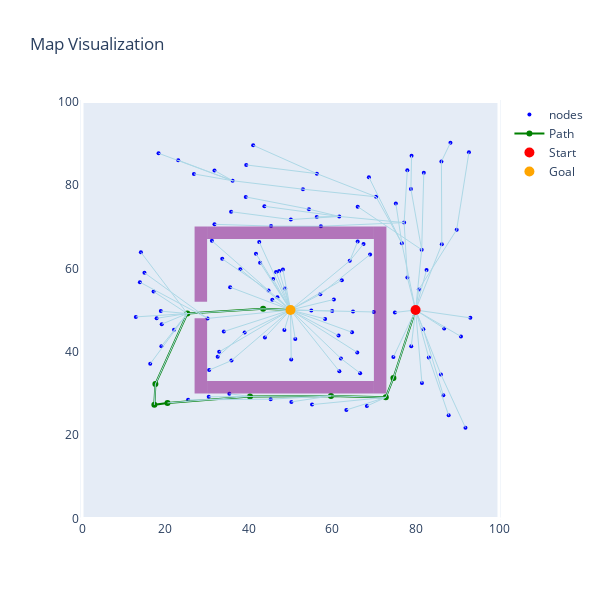

Notebook cell for this chart:
### Code cell
visualize_map_shapes(narrow_map.grid, obs=narrow_map.obstacles, start=narrow_map.start, goal=narrow_map.goal, path=result3.path, nodes=list(map(lambda x: x.position, result3.nodes)), edges=result3.edges)

### Figure 1 — Plotly figure (JSON) as saved in the notebook; plotly's stock layout.template omitted (floating-point values rounded to 4 significant figures)
{"data": [{"marker": {"color": "blue", "size": 4}, "mode": "markers", "name": "nodes", "type": "scatter", "x": [80, 50, 75.04, 55.0, 60.0, 65.0, 69.99, 45.63, 80.78, 48.53, 82.63, 64.76, 81.46, 45.84, 81.86, 43.87, 76.71, 66.02, 78.95, 39.0, 74.67, 34.01, 74.68, 42.71, 83.17, 42.5, 86.85, 41.71, 86.08, 66.7, 77.24, 60.4, 75.26, 30.12, 78.88, 51.15, 70.52, 62.3, 64.21, 66.11, 37.96, 66.11, 61.7, 57.29, 54.42, 33.63, 50.08, 81.97, 32.9, 90.88, 44.73, 86.29, 30.5, 78.03, 43.43, 72.85, 32.53, 45.33, 47.29, 43.74, 31.15, 86.65, 46.86, 39.28, 61.52, 68.8, 35.53, 79.03, 61.72, 86.19, 25.26, 36.12, 48.18, 31.77, 48.71, 87.93, 46.54, 39.39, 57.14, 91.96, 22.08, 52.99, 35.84, 35.76, 67.51, 81.52, 17.9, 68.31, 18.9, 41.05, 17.17, 26.84, 12.91, 63.4, 58.3, 56.3, 69.08, 88.36, 50.17, 59.71, 23.07, 19.04, 31.77, 62.1, 78.02, 16.36, 93.13, 14.98, 55.17, 17.6, 50.21, 45.25, 40.29, 35.34, 56.32, 13.88, 18.36, 19.12, 89.85, 14.12, 92.79, 17.36, 30.39, 25.44, 20.5], "y": [50, 50, 49.41, 49.88, 49.76, 49.64, 49.53, 52.43, 54.94, 45.22, 59.58, 44.65, 64.45, 57.43, 45.36, 43.43, 65.99, 39.81, 41.29, 44.6, 38.7, 44.84, 33.7, 61.33, 38.6, 66.32, 45.58, 63.51, 34.54, 34.86, 70.96, 52.53, 75.55, 47.98, 79.01, 43.03, 77.14, 57.16, 61.78, 66.41, 59.77, 74.79, 72.43, 70.08, 74.18, 62.26, 71.69, 82.93, 39.97, 43.65, 54.68, 65.75, 35.58, 57.78, 50.28, 29.05, 38.79, 70.13, 59.32, 74.87, 66.6, 29.57, 53.03, 77.12, 43.86, 81.84, 55.48, 86.98, 35.29, 85.61, 49.15, 81.0, 59.72, 83.46, 55.13, 24.73, 59.1, 84.78, 53.77, 21.78, 45.28, 78.97, 37.87, 73.57, 65.85, 32.48, 48.02, 26.96, 49.73, 89.5, 54.43, 82.63, 48.34, 26.03, 47.85, 72.33, 63.3, 90.12, 38.12, 29.4, 85.91, 41.31, 70.54, 38.36, 83.53, 37.09, 48.11, 58.92, 27.31, 32.25, 27.96, 28.61, 29.27, 29.92, 82.69, 56.67, 87.58, 46.6, 69.26, 63.85, 87.81, 27.25, 29.18, 28.45, 27.72]}, {"line": {"color": "green"}, "marker": {"size": 6}, "mode": "lines+markers", "name": "Path", "type": "scatter", "x": [50, 43.43, 25.26, 17.6, 17.36, 20.5, 40.29, 59.71, 72.85, 74.68, 80], "y": [50, 50.28, 49.15, 32.25, 27.25, 27.72, 29.27, 29.4, 29.05, 33.7, 50]}, {"hoverinfo": "skip", "line": {"color": "lightblue", "width": 1}, "mode": "lines", "showlegend": false, "type": "scatter", "x": [80, 75.04], "y": [50, 49.41]}, {"hoverinfo": "skip", "line": {"color": "lightblue", "width": 1}, "mode": "lines", "showlegend": false, "type": "scatter", "x": [50, 55.0], "y": [50, 49.88]}, {"hoverinfo": "skip", "line": {"color": "lightblue", "width": 1}, "mode": "lines", "showlegend": false, "type": "scatter", "x": [55.0, 60.0], "y": [49.88, 49.76]}, {"hoverinfo": "skip", "line": {"color": "lightblue", "width": 1}, "mode": "lines", "showlegend": false, "type": "scatter", "x": [50, 65.0], "y": [50, 49.64]}, {"hoverinfo": "skip", "line": {"color": "lightblue", "width": 1}, "mode": "lines", "showlegend": false, "type": "scatter", "x": [65.0, 69.99], "y": [49.64, 49.53]}, {"hoverinfo": "skip", "line": {"color": "lightblue", "width": 1}, "mode": "lines", "showlegend": false, "type": "scatter", "x": [50, 45.63], "y": [50, 52.43]}, {"hoverinfo": "skip", "line": {"color": "lightblue", "width": 1}, "mode": "lines", "showlegend": false, "type": "scatter", "x": [80, 80.78], "y": [50, 54.94]}, {"hoverinfo": "skip", "line": {"color": "lightblue", "width": 1}, "mode": "lines", "showlegend": false, "type": "scatter", "x": [50, 48.53], "y": [50, 45.22]}, {"hoverinfo": "skip", "line": {"color": "lightblue", "width": 1}, "mode": "lines", "showlegend": false, "type": "scatter", "x": [80, 82.63], "y": [50, 59.58]}, {"hoverinfo": "skip", "line": {"color": "lightblue", "width": 1}, "mode": "lines", "showlegend": false, "type": "scatter", "x": [50, 64.76], "y": [50, 44.65]}, {"hoverinfo": "skip", "line": {"color": "lightblue", "width": 1}, "mode": "lines", "showlegend": false, "type": "scatter", "x": [80, 81.46], "y": [50, 64.45]}, {"hoverinfo": "skip", "line": {"color": "lightblue", "width": 1}, "mode": "lines", "showlegend": false, "type": "scatter", "x": [50, 45.84], "y": [50, 57.43]}, {"hoverinfo": "skip", "line": {"color": "lightblue", "width": 1}, "mode": "lines", "showlegend": false, "type": "scatter", "x": [80, 81.86], "y": [50, 45.36]}, {"hoverinfo": "skip", "line": {"color": "lightblue", "width": 1}, "mode": "lines", "showlegend": false, "type": "scatter", "x": [50, 43.87], "y": [50, 43.43]}, {"hoverinfo": "skip", "line": {"color": "lightblue", "width": 1}, "mode": "lines", "showlegend": false, "type": "scatter", "x": [80, 76.71], "y": [50, 65.99]}, {"hoverinfo": "skip", "line": {"color": "lightblue", "width": 1}, "mode": "lines", "showlegend": false, "type": "scatter", "x": [50, 66.02], "y": [50, 39.81]}, {"hoverinfo": "skip", "line": {"color": "lightblue", "width": 1}, "mode": "lines", "showlegend": false, "type": "scatter", "x": [80, 78.95], "y": [50, 41.29]}, {"hoverinfo": "skip", "line": {"color": "lightblue", "width": 1}, "mode": "lines", "showlegend": false, "type": "scatter", "x": [50, 39.0], "y": [50, 44.6]}, {"hoverinfo": "skip", "line": {"color": "lightblue", "width": 1}, "mode": "lines", "showlegend": false, "type": "scatter", "x": [80, 74.67], "y": [50, 38.7]}, {"hoverinfo": "skip", "line": {"color": "lightblue", "width": 1}, "mode": "lines", "showlegend": false, "type": "scatter", "x": [50, 34.01], "y": [50, 44.84]}, {"hoverinfo": "skip", "line": {"color": "lightblue", "width": 1}, "mode": "lines", "showlegend": false, "type": "scatter", "x": [80, 74.68], "y": [50, 33.7]}, {"hoverinfo": "skip", "line": {"color": "lightblue", "width": 1}, "mode": "lines", "showlegend": false, "type": "scatter", "x": [50, 42.71], "y": [50, 61.33]}, {"hoverinfo": "skip", "line": {"color": "lightblue", "width": 1}, "mode": "lines", "showlegend": false, "type": "scatter", "x": [80, 83.17], "y": [50, 38.6]}, {"hoverinfo": "skip", "line": {"color": "lightblue", "width": 1}, "mode": "lines", "showlegend": false, "type": "scatter", "x": [50, 42.5], "y": [50, 66.32]}, {"hoverinfo": "skip", "line": {"color": "lightblue", "width": 1}, "mode": "lines", "showlegend": false, "type": "scatter", "x": [80, 86.85], "y": [50, 45.58]}, {"hoverinfo": "skip", "line": {"color": "lightblue", "width": 1}, "mode": "lines", "showlegend": false, "type": "scatter", "x": [50, 41.71], "y": [50, 63.51]}, {"hoverinfo": "skip", "line": {"color": "lightblue", "width": 1}, "mode": "lines", "showlegend": false, "type": "scatter", "x": [80, 86.08], "y": [50, 34.54]}, {"hoverinfo": "skip", "line": {"color": "lightblue", "width": 1}, "mode": "lines", "showlegend": false, "type": "scatter", "x": [50, 60.4], "y": [50, 52.53]}, {"hoverinfo": "skip", "line": {"color": "lightblue", "width": 1}, "mode": "lines", "showlegend": false, "type": "scatter", "x": [76.71, 75.26], "y": [65.99, 75.55]}, {"hoverinfo": "skip", "line": {"color": "lightblue", "width": 1}, "mode": "lines", "showlegend": false, "type": "scatter", "x": [50, 30.12], "y": [50, 47.98]}, {"hoverinfo": "skip", "line": {"color": "lightblue", "width": 1}, "mode": "lines", "showlegend": false, "type": "scatter", "x": [81.46, 78.88], "y": [64.45, 79.01]}, {"hoverinfo": "skip", "line": {"color": "lightblue", "width": 1}, "mode": "lines", "showlegend": false, "type": "scatter", "x": [50, 51.15], "y": [50, 43.03]}, {"hoverinfo": "skip", "line": {"color": "lightblue", "width": 1}, "mode": "lines", "showlegend": false, "type": "scatter", "x": [76.71, 70.52], "y": [65.99, 77.14]}, {"hoverinfo": "skip", "line": {"color": "lightblue", "width": 1}, "mode": "lines", "showlegend": false, "type": "scatter", "x": [50, 62.3], "y": [50, 57.16]}, {"hoverinfo": "skip", "line": {"color": "lightblue", "width": 1}, "mode": "lines", "showlegend": false, "type": "scatter", "x": [50, 64.21], "y": [50, 61.78]}, {"hoverinfo": "skip", "line": {"color": "lightblue", "width": 1}, "mode": "lines", "showlegend": false, "type": "scatter", "x": [64.21, 66.11], "y": [61.78, 66.41]}, {"hoverinfo": "skip", "line": {"color": "lightblue", "width": 1}, "mode": "lines", "showlegend": false, "type": "scatter", "x": [50, 37.96], "y": [50, 59.77]}, {"hoverinfo": "skip", "line": {"color": "lightblue", "width": 1}, "mode": "lines", "showlegend": false, "type": "scatter", "x": [81.46, 66.11], "y": [64.45, 74.79]}, {"hoverinfo": "skip", "line": {"color": "lightblue", "width": 1}, "mode": "lines", "showlegend": false, "type": "scatter", "x": [77.24, 61.7], "y": [70.96, 72.43]}, {"hoverinfo": "skip", "line": {"color": "lightblue", "width": 1}, "mode": "lines", "showlegend": false, "type": "scatter", "x": [77.24, 57.29], "y": [70.96, 70.08]}, {"hoverinfo": "skip", "line": {"color": "lightblue", "width": 1}, "mode": "lines", "showlegend": false, "type": "scatter", "x": [61.7, 54.42], "y": [72.43, 74.18]}, {"hoverinfo": "skip", "line": {"color": "lightblue", "width": 1}, "mode": "lines", "showlegend": false, "type": "scatter", "x": [61.7, 50.08], "y": [72.43, 71.69]}, {"hoverinfo": "skip", "line": {"color": "lightblue", "width": 1}, "mode": "lines", "showlegend": false, "type": "scatter", "x": [81.46, 81.97], "y": [64.45, 82.93]}, {"hoverinfo": "skip", "line": {"color": "lightblue", "width": 1}, "mode": "lines", "showlegend": false, "type": "scatter", "x": [50, 32.9], "y": [50, 39.97]}, {"hoverinfo": "skip", "line": {"color": "lightblue", "width": 1}, "mode": "lines", "showlegend": false, "type": "scatter", "x": [80, 90.88], "y": [50, 43.65]}, {"hoverinfo": "skip", "line": {"color": "lightblue", "width": 1}, "mode": "lines", "showlegend": false, "type": "scatter", "x": [50, 44.73], "y": [50, 54.68]}, {"hoverinfo": "skip", "line": {"color": "lightblue", "width": 1}, "mode": "lines", "showlegend": false, "type": "scatter", "x": [44.73, 33.63], "y": [54.68, 62.26]}, {"hoverinfo": "skip", "line": {"color": "lightblue", "width": 1}, "mode": "lines", "showlegend": false, "type": "scatter", "x": [80, 86.29], "y": [50, 65.75]}, {"hoverinfo": "skip", "line": {"color": "lightblue", "width": 1}, "mode": "lines", "showlegend": false, "type": "scatter", "x": [80, 78.03], "y": [50, 57.78]}, {"hoverinfo": "skip", "line": {"color": "lightblue", "width": 1}, "mode": "lines", "showlegend": false, "type": "scatter", "x": [78.03, 77.24], "y": [57.78, 70.96]}, {"hoverinfo": "skip", "line": {"color": "lightblue", "width": 1}, "mode": "lines", "showlegend": false, "type": "scatter", "x": [50, 43.43], "y": [50, 50.28]}, {"hoverinfo": "skip", "line": {"color": "lightblue", "width": 1}, "mode": "lines", "showlegend": false, "type": "scatter", "x": [74.68, 72.85], "y": [33.7, 29.05]}, {"hoverinfo": "skip", "line": {"color": "lightblue", "width": 1}, "mode": "lines", "showlegend": false, "type": "scatter", "x": [39.0, 32.53], "y": [44.6, 38.79]}, {"hoverinfo": "skip", "line": {"color": "lightblue", "width": 1}, "mode": "lines", "showlegend": false, "type": "scatter", "x": [57.29, 45.33], "y": [70.08, 70.13]}, {"hoverinfo": "skip", "line": {"color": "lightblue", "width": 1}, "mode": "lines", "showlegend": false, "type": "scatter", "x": [50, 47.29], "y": [50, 59.32]}, {"hoverinfo": "skip", "line": {"color": "lightblue", "width": 1}, "mode": "lines", "showlegend": false, "type": "scatter", "x": [61.7, 43.74], "y": [72.43, 74.87]}, {"hoverinfo": "skip", "line": {"color": "lightblue", "width": 1}, "mode": "lines", "showlegend": false, "type": "scatter", "x": [44.73, 31.15], "y": [54.68, 66.6]}, {"hoverinfo": "skip", "line": {"color": "lightblue", "width": 1}, "mode": "lines", "showlegend": false, "type": "scatter", "x": [81.86, 86.65], "y": [45.36, 29.57]}, {"hoverinfo": "skip", "line": {"color": "lightblue", "width": 1}, "mode": "lines", "showlegend": false, "type": "scatter", "x": [50, 46.86], "y": [50, 53.03]}, {"hoverinfo": "skip", "line": {"color": "lightblue", "width": 1}, "mode": "lines", "showlegend": false, "type": "scatter", "x": [54.42, 39.28], "y": [74.18, 77.12]}, {"hoverinfo": "skip", "line": {"color": "lightblue", "width": 1}, "mode": "lines", "showlegend": false, "type": "scatter", "x": [50, 61.52], "y": [50, 43.86]}, {"hoverinfo": "skip", "line": {"color": "lightblue", "width": 1}, "mode": "lines", "showlegend": false, "type": "scatter", "x": [76.71, 68.8], "y": [65.99, 81.84]}, {"hoverinfo": "skip", "line": {"color": "lightblue", "width": 1}, "mode": "lines", "showlegend": false, "type": "scatter", "x": [50, 35.53], "y": [50, 55.48]}, {"hoverinfo": "skip", "line": {"color": "lightblue", "width": 1}, "mode": "lines", "showlegend": false, "type": "scatter", "x": [78.88, 79.03], "y": [79.01, 86.98]}, {"hoverinfo": "skip", "line": {"color": "lightblue", "width": 1}, "mode": "lines", "showlegend": false, "type": "scatter", "x": [50, 61.72], "y": [50, 35.29]}, {"hoverinfo": "skip", "line": {"color": "lightblue", "width": 1}, "mode": "lines", "showlegend": false, "type": "scatter", "x": [86.29, 86.19], "y": [65.75, 85.61]}, {"hoverinfo": "skip", "line": {"color": "lightblue", "width": 1}, "mode": "lines", "showlegend": false, "type": "scatter", "x": [43.43, 25.26], "y": [50.28, 49.15]}, {"hoverinfo": "skip", "line": {"color": "lightblue", "width": 1}, "mode": "lines", "showlegend": false, "type": "scatter", "x": [50, 48.18], "y": [50, 59.72]}, {"hoverinfo": "skip", "line": {"color": "lightblue", "width": 1}, "mode": "lines", "showlegend": false, "type": "scatter", "x": [36.12, 31.77], "y": [81.0, 83.46]}, {"hoverinfo": "skip", "line": {"color": "lightblue", "width": 1}, "mode": "lines", "showlegend": false, "type": "scatter", "x": [50, 48.71], "y": [50, 55.13]}, {"hoverinfo": "skip", "line": {"color": "lightblue", "width": 1}, "mode": "lines", "showlegend": false, "type": "scatter", "x": [83.17, 87.93], "y": [38.6, 24.73]}, {"hoverinfo": "skip", "line": {"color": "lightblue", "width": 1}, "mode": "lines", "showlegend": false, "type": "scatter", "x": [50, 46.54], "y": [50, 59.1]}, {"hoverinfo": "skip", "line": {"color": "lightblue", "width": 1}, "mode": "lines", "showlegend": false, "type": "scatter", "x": [50, 57.14], "y": [50, 53.77]}, {"hoverinfo": "skip", "line": {"color": "lightblue", "width": 1}, "mode": "lines", "showlegend": false, "type": "scatter", "x": [86.08, 91.96], "y": [34.54, 21.78]}, {"hoverinfo": "skip", "line": {"color": "lightblue", "width": 1}, "mode": "lines", "showlegend": false, "type": "scatter", "x": [25.26, 22.08], "y": [49.15, 45.28]}, {"hoverinfo": "skip", "line": {"color": "lightblue", "width": 1}, "mode": "lines", "showlegend": false, "type": "scatter", "x": [70.52, 52.99], "y": [77.14, 78.97]}, {"hoverinfo": "skip", "line": {"color": "lightblue", "width": 1}, "mode": "lines", "showlegend": false, "type": "scatter", "x": [52.99, 36.12], "y": [78.97, 81.0]}, {"hoverinfo": "skip", "line": {"color": "lightblue", "width": 1}, "mode": "lines", "showlegend": false, "type": "scatter", "x": [50, 35.84], "y": [50, 37.87]}, {"hoverinfo": "skip", "line": {"color": "lightblue", "width": 1}, "mode": "lines", "showlegend": false, "type": "scatter", "x": [35.84, 30.5], "y": [37.87, 35.58]}, {"hoverinfo": "skip", "line": {"color": "lightblue", "width": 1}, "mode": "lines", "showlegend": false, "type": "scatter", "x": [50.08, 35.76], "y": [71.69, 73.57]}, {"hoverinfo": "skip", "line": {"color": "lightblue", "width": 1}, "mode": "lines", "showlegend": false, "type": "scatter", "x": [64.21, 67.51], "y": [61.78, 65.85]}, {"hoverinfo": "skip", "line": {"color": "lightblue", "width": 1}, "mode": "lines", "showlegend": false, "type": "scatter", "x": [80, 81.52], "y": [50, 32.48]}, {"hoverinfo": "skip", "line": {"color": "lightblue", "width": 1}, "mode": "lines", "showlegend": false, "type": "scatter", "x": [25.26, 17.9], "y": [49.15, 48.02]}, {"hoverinfo": "skip", "line": {"color": "lightblue", "width": 1}, "mode": "lines", "showlegend": false, "type": "scatter", "x": [72.85, 68.31], "y": [29.05, 26.96]}, {"hoverinfo": "skip", "line": {"color": "lightblue", "width": 1}, "mode": "lines", "showlegend": false, "type": "scatter", "x": [25.26, 18.9], "y": [49.15, 49.73]}, {"hoverinfo": "skip", "line": {"color": "lightblue", "width": 1}, "mode": "lines", "showlegend": false, "type": "scatter", "x": [25.26, 17.17], "y": [49.15, 54.43]}, {"hoverinfo": "skip", "line": {"color": "lightblue", "width": 1}, "mode": "lines", "showlegend": false, "type": "scatter", "x": [36.12, 26.84], "y": [81.0, 82.63]}, {"hoverinfo": "skip", "line": {"color": "lightblue", "width": 1}, "mode": "lines", "showlegend": false, "type": "scatter", "x": [25.26, 12.91], "y": [49.15, 48.34]}, {"hoverinfo": "skip", "line": {"color": "lightblue", "width": 1}, "mode": "lines", "showlegend": false, "type": "scatter", "x": [72.85, 63.4], "y": [29.05, 26.03]}, {"hoverinfo": "skip", "line": {"color": "lightblue", "width": 1}, "mode": "lines", "showlegend": false, "type": "scatter", "x": [50, 58.3], "y": [50, 47.85]}, {"hoverinfo": "skip", "line": {"color": "lightblue", "width": 1}, "mode": "lines", "showlegend": false, "type": "scatter", "x": [61.7, 56.3], "y": [72.43, 72.33]}, {"hoverinfo": "skip", "line": {"color": "lightblue", "width": 1}, "mode": "lines", "showlegend": false, "type": "scatter", "x": [57.14, 69.08], "y": [53.77, 63.3]}, {"hoverinfo": "skip", "line": {"color": "lightblue", "width": 1}, "mode": "lines", "showlegend": false, "type": "scatter", "x": [86.19, 88.36], "y": [85.61, 90.12]}, {"hoverinfo": "skip", "line": {"color": "lightblue", "width": 1}, "mode": "lines", "showlegend": false, "type": "scatter", "x": [50, 50.17], "y": [50, 38.12]}, {"hoverinfo": "skip", "line": {"color": "lightblue", "width": 1}, "mode": "lines", "showlegend": false, "type": "scatter", "x": [72.85, 59.71], "y": [29.05, 29.4]}, {"hoverinfo": "skip", "line": {"color": "lightblue", "width": 1}, "mode": "lines", "showlegend": false, "type": "scatter", "x": [36.12, 23.07], "y": [81.0, 85.91]}, {"hoverinfo": "skip", "line": {"color": "lightblue", "width": 1}, "mode": "lines", "showlegend": false, "type": "scatter", "x": [25.26, 19.04], "y": [49.15, 41.31]}, {"hoverinfo": "skip", "line": {"color": "lightblue", "width": 1}, "mode": "lines", "showlegend": false, "type": "scatter", "x": [45.33, 31.77], "y": [70.13, 70.54]}, {"hoverinfo": "skip", "line": {"color": "lightblue", "width": 1}, "mode": "lines", "showlegend": false, "type": "scatter", "x": [50, 62.1], "y": [50, 38.36]}, {"hoverinfo": "skip", "line": {"color": "lightblue", "width": 1}, "mode": "lines", "showlegend": false, "type": "scatter", "x": [62.1, 66.7], "y": [38.36, 34.86]}, {"hoverinfo": "skip", "line": {"color": "lightblue", "width": 1}, "mode": "lines", "showlegend": false, "type": "scatter", "x": [77.24, 78.02], "y": [70.96, 83.53]}, {"hoverinfo": "skip", "line": {"color": "lightblue", "width": 1}, "mode": "lines", "showlegend": false, "type": "scatter", "x": [25.26, 16.36], "y": [49.15, 37.09]}, {"hoverinfo": "skip", "line": {"color": "lightblue", "width": 1}, "mode": "lines", "showlegend": false, "type": "scatter", "x": [80, 93.13], "y": [50, 48.11]}, {"hoverinfo": "skip", "line": {"color": "lightblue", "width": 1}, "mode": "lines", "showlegend": false, "type": "scatter", "x": [30.12, 14.98], "y": [47.98, 58.92]}, {"hoverinfo": "skip", "line": {"color": "lightblue", "width": 1}, "mode": "lines", "showlegend": false, "type": "scatter", "x": [72.85, 55.17], "y": [29.05, 27.31]}, {"hoverinfo": "skip", "line": {"color": "lightblue", "width": 1}, "mode": "lines", "showlegend": false, "type": "scatter", "x": [25.26, 17.6], "y": [49.15, 32.25]}, {"hoverinfo": "skip", "line": {"color": "lightblue", "width": 1}, "mode": "lines", "showlegend": false, "type": "scatter", "x": [59.71, 50.21], "y": [29.4, 27.96]}, {"hoverinfo": "skip", "line": {"color": "lightblue", "width": 1}, "mode": "lines", "showlegend": false, "type": "scatter", "x": [59.71, 45.25], "y": [29.4, 28.61]}, {"hoverinfo": "skip", "line": {"color": "lightblue", "width": 1}, "mode": "lines", "showlegend": false, "type": "scatter", "x": [59.71, 40.29], "y": [29.4, 29.27]}, {"hoverinfo": "skip", "line": {"color": "lightblue", "width": 1}, "mode": "lines", "showlegend": false, "type": "scatter", "x": [40.29, 35.34], "y": [29.27, 29.92]}, {"hoverinfo": "skip", "line": {"color": "lightblue", "width": 1}, "mode": "lines", "showlegend": false, "type": "scatter", "x": [70.52, 56.32], "y": [77.14, 82.69]}, {"hoverinfo": "skip", "line": {"color": "lightblue", "width": 1}, "mode": "lines", "showlegend": false, "type": "scatter", "x": [56.32, 39.39], "y": [82.69, 84.78]}, {"hoverinfo": "skip", "line": {"color": "lightblue", "width": 1}, "mode": "lines", "showlegend": false, "type": "scatter", "x": [56.32, 41.05], "y": [82.69, 89.5]}, {"hoverinfo": "skip", "line": {"color": "lightblue", "width": 1}, "mode": "lines", "showlegend": false, "type": "scatter", "x": [30.12, 13.88], "y": [47.98, 56.67]}, {"hoverinfo": "skip", "line": {"color": "lightblue", "width": 1}, "mode": "lines", "showlegend": false, "type": "scatter", "x": [36.12, 18.36], "y": [81.0, 87.58]}, {"hoverinfo": "skip", "line": {"color": "lightblue", "width": 1}, "mode": "lines", "showlegend": false, "type": "scatter", "x": [25.26, 19.12], "y": [49.15, 46.6]}, {"hoverinfo": "skip", "line": {"color": "lightblue", "width": 1}, "mode": "lines", "showlegend": false, "type": "scatter", "x": [80.78, 89.85], "y": [54.94, 69.26]}, {"hoverinfo": "skip", "line": {"color": "lightblue", "width": 1}, "mode": "lines", "showlegend": false, "type": "scatter", "x": [25.26, 14.12], "y": [49.15, 63.85]}, {"hoverinfo": "skip", "line": {"color": "lightblue", "width": 1}, "mode": "lines", "showlegend": false, "type": "scatter", "x": [89.85, 92.79], "y": [69.26, 87.81]}, {"hoverinfo": "skip", "line": {"color": "lightblue", "width": 1}, "mode": "lines", "showlegend": false, "type": "scatter", "x": [17.6, 17.36], "y": [32.25, 27.25]}, {"hoverinfo": "skip", "line": {"color": "lightblue", "width": 1}, "mode": "lines", "showlegend": false, "type": "scatter", "x": [40.29, 30.39], "y": [29.27, 29.18]}, {"hoverinfo": "skip", "line": {"color": "lightblue", "width": 1}, "mode": "lines", "showlegend": false, "type": "scatter", "x": [45.25, 25.44], "y": [28.61, 28.45]}, {"hoverinfo": "skip", "line": {"color": "lightblue", "width": 1}, "mode": "lines", "showlegend": false, "type": "scatter", "x": [40.29, 20.5], "y": [29.27, 27.72]}, {"marker": {"color": "red", "size": 10}, "mode": "markers", "name": "Start", "type": "scatter", "x": [80], "y": [50]}, {"marker": {"color": "orange", "size": 10}, "mode": "markers", "name": "Goal", "type": "scatter", "x": [50], "y": [50]}], "layout": {"height": 600, "shapes": [{"fillcolor": "purple", "line": {"width": 0}, "opacity": 0.5, "type": "rect", "x0": 27, "x1": 30, "y0": 52, "y1": 70}, {"fillcolor": "purple", "line": {"width": 0}, "opacity": 0.5, "type": "rect", "x0": 27, "x1": 30, "y0": 30, "y1": 48}, {"fillcolor": "purple", "line": {"width": 0}, "opacity": 0.5, "type": "rect", "x0": 70, "x1": 73, "y0": 30, "y1": 70}, {"fillcolor": "purple", "line": {"width": 0}, "opacity": 0.5, "type": "rect", "x0": 30, "x1": 70, "y0": 30, "y1": 33}, {"fillcolor": "purple", "line": {"width": 0}, "opacity": 0.5, "type": "rect", "x0": 30, "x1": 70, "y0": 67, "y1": 70}, {"fillcolor": "rgba(0,0,0,0)", "layer": "above", "line": {"color": "white", "width": 3}, "type": "rect", "x0": 0, "x1": 100, "y0": 0, "y1": 100}], "title": {"text": "Map Visualization"}, "width": 600, "xaxis": {"scaleanchor": "y", "showgrid": false}, "yaxis": {"showgrid": false}}}
